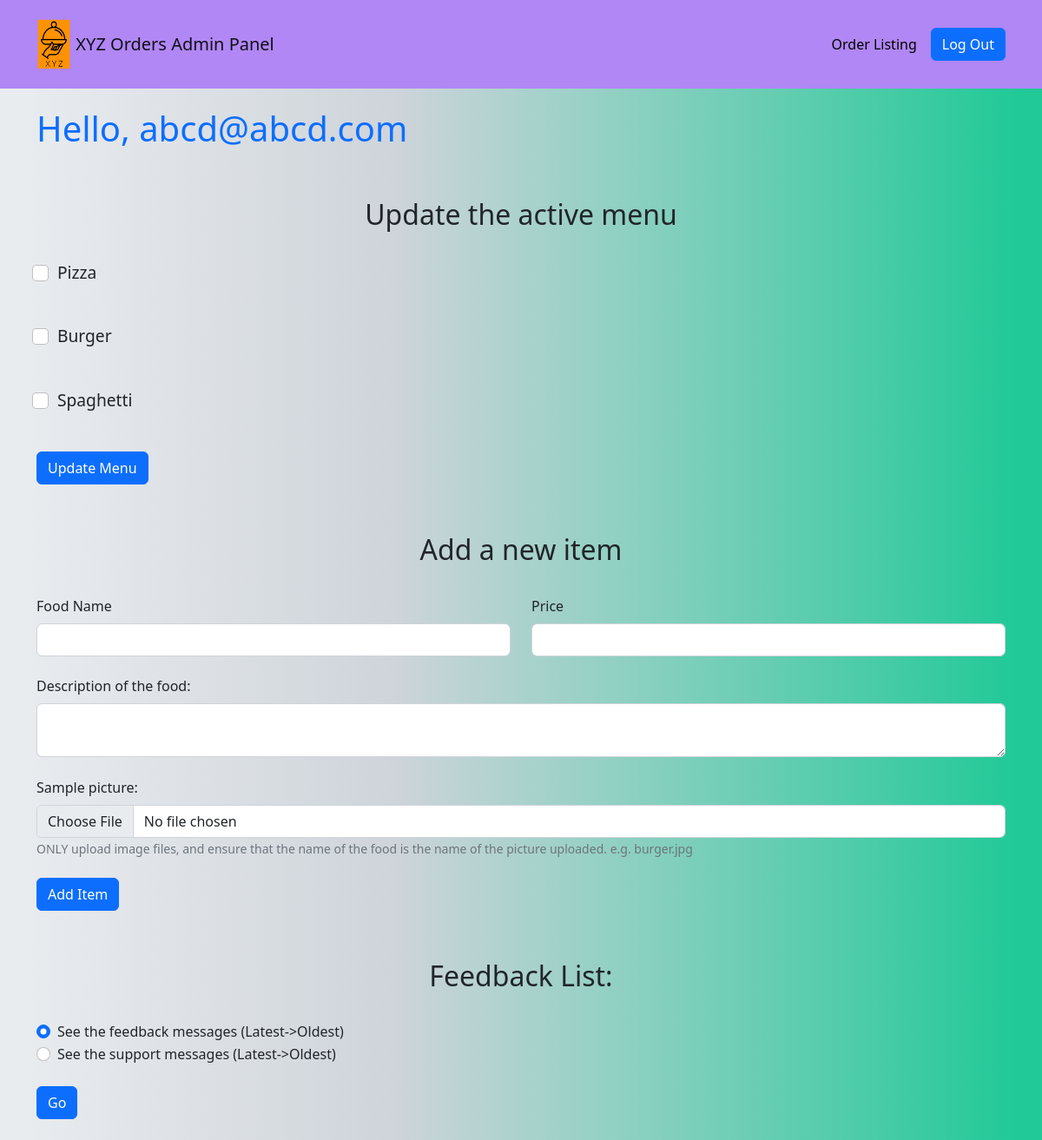
The app's page /PHP/admin_page.php (signed in) with its own data.
### tables this page shows
CREATE TABLE `menu_table` (
  `item_id` int(11) NOT NULL,
  `item_name` varchar(50) NOT NULL,
  `item_pic` text NOT NULL,
  `item_description` text DEFAULT NULL,
  `item_price` int(11) NOT NULL,
  `item_available` tinyint(1) NOT NULL DEFAULT 1
);

### PHP/admin_page.php (the view, shortened to what this page needs)
<?php
$email = $_SESSION["admin_email"];
?>
<!DOCTYPE html>
<html lang="en">
<head>
    <link rel="stylesheet" href="../assets/bootstrap/css/bootstrap.min.css">
    <link rel="stylesheet" href="../assets/css/Navbar-Right-Links-icons.css">
</head>
<body style="background: linear-gradient(90deg, var(--bs-gray-200) 2%, var(--bs-gray-400) 38%, var(--bs-teal) 98%);">
    <nav class="navbar navbar-light navbar-expand-md py-3" style="background: #b087f4;">
        <div class="container"><a class="navbar-brand d-flex align-items-center" href="../index.php"><img src="../assets/img/logo.png" style="width: 40px;height: 60px;margin-right: 2%;"><span>XYZ Orders Admin Panel</span></a>
            <div class="collapse navbar-collapse" id="navcol-2">
                <ul class="navbar-nav ms-auto">
                    <li class="nav-item"><a class="nav-link" href="order_list.php" style="color: var(--bs-black);">Order Listing</a></li>
                </ul>
                <form action="" method="post">
                    <button class="btn btn-primary ms-md-2" name="logout">Log Out</button>
                </form>
            </div>
        </div>
    </nav>
    <div class="container">
        <h1 style="margin-top: 2%;color: var(--bs-blue);margin-bottom: 3%;">Hello, <?=$email?> </h1>
    </div>
    <div class="container">
        <h2 style="text-align: center;margin-top: 5%;margin-bottom: 3%;">Update the active menu</h2>
        <?php
        $con = new mysqli("localhost","root","","xyz_order_db");
        $sql_writer = $con->prepare("SELECT item_name,item_id FROM menu_table");
        $sql_writer->execute();
        $sql_writer->bind_result($item_name, $item_id);
        $sql_writer->store_result();
        ?>
        <div class="row">
            <div class="col">
                <form action="" method="post">
                    <?php
                    for ($i = 0; $i < $sql_writer->num_rows; $i++) {
                        $sql_writer->fetch();
                        echo "<div class='form-check' style='margin-bottom: 4%;'>
                        <input class='form-check-input' type='checkbox' id='formCheck-1' style='font-size: 1.2rem;' name='arr[]' value=$item_id>
                        <label class='form-check-label' for='formCheck-1' style='font-size: 1.2rem;'>$item_name</label>
                    </div>";
                    }
                    ?>
                    <button class="btn btn-primary" type="submit">Update Menu</button>
                </form>
            </div>
        </div>
    </div>
    <div class="container">
        <h2 style="text-align: center;margin-top: 5%;margin-bottom: 3%;">Add a new item</h2>
        <form action="menu_add_success.php" method="post" enctype="multipart/form-data">
            <div class="row" style="margin-bottom: 2%;">
                <div class="col"><label class="form-label">Food Name</label>
                    <input class="form-control" type="text" name="food_name"></div>
                <div class="col"><label class="form-label">Price</label>
                    <input class="form-control" type="number" min="0" name="food_price"></div>
            </div>
            <div class="row" style="margin-bottom: 2%;">
                <div class="col"><label class="form-label">Description of the food:</label>
                    <textarea class="form-control" name="food_details"></textarea></div>
            </div>
            <div class="row" style="margin-bottom: 2%;">
                <div class="col"><label class="form-label">Sample picture:</label>
                    <input class="form-control" type="file" name="food_picture">
                    <small class="form-text">ONLY upload image files, and ensure that the name of the food is the name of the picture uploaded. e.g. burger.jpg</small></div>
            </div>
            <div class="row">
                <div class="col"><button class="btn btn-primary" type="submit">Add Item</button></div>
            </div>
        </form>
    </div>
    <div class="container mb-lg-4">
        <h2 style="text-align: center;margin-top: 5%;margin-bottom: 3%;">Feedback List:</h2>
        <form method="post" action="message_list.php">
            <div class="row" style="margin-bottom: 2%;">
                <div class="col">
                    <div class="form-check"><input class="form-check-input" type="radio" id="formCheck-3" name="result_method" value=0 checked="">
                        <label class="form-check-label" for="formCheck-3">See the feedback messages (Latest-&gt;Oldest)</label></div>
                    <div class="form-check"><input class="form-check-input" type="radio" id="formCheck-4" name="result_method" value=1>
                        <label class="form-check-label" for="formCheck-4">See the support messages (Latest-&gt;Oldest)</label></div>
                </div>
            </div>
            <div class="row">
                <div class="col"><button class="btn btn-primary" type="submit">Go</button></div>
            </div>
        </form>
    </div>
</body>
</html>

### records on screen
menu_table: item_name "Pizza"
menu_table: item_name "Burger"
menu_table: item_name "Spaghetti"

### other values on screen
$email "abcd@abcd.com"
